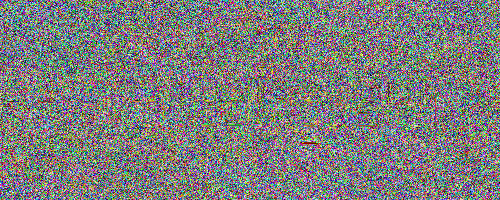
#> input picture flag.png, 500 x 200 px
$ python Angstorm2020.py
#> lines starting #> are read from the running program, lines starting #| are printed output that depends on the picture
from numpy import *
from PIL import Image

flag = Image.open(r"flag.png")
#> flag is the input picture: PIL image 500x200 RGBA; mean R, G, B, A 124.8, 124.9, 124.6, 255
img = array(flag)

key = [41, 37, 23]

a, b, c = img.shape
#> a = 200; b = 500; c = 4

for x in range (0, a):
    for y in range (0, b):
        pixel = img[x, y]
        for i in range(0,3):
            pixel[i] = pixel[i] * key[i] % 251
        img[x][y] = pixel
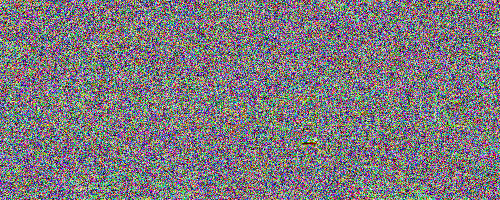
#> img: shape (200, 500, 4); mean R, G, B, A 125.1, 120.3, 125.6, 255

enc = Image.fromarray(img)
enc.save('enc.png')
